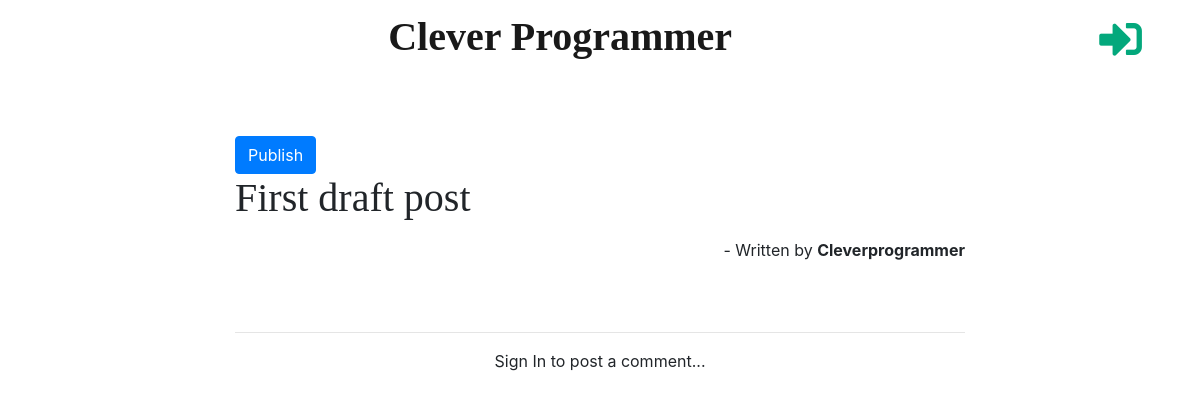
The page /post/6/ on the database as committed earlier.
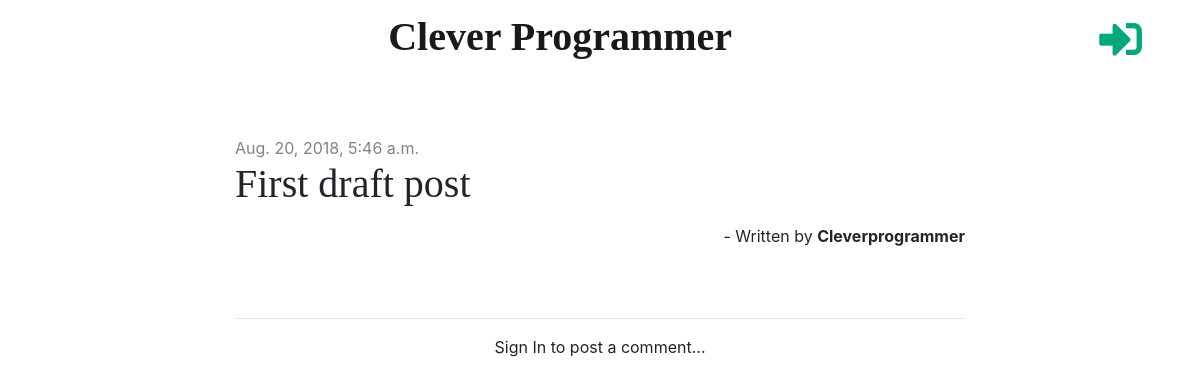
The same page on the database as committed later.
### blog/models.py (models this page shows, shortened)
class Post(models.Model):
    author = models.ForeignKey('auth.User', on_delete=models.CASCADE)
    title = models.CharField(max_length=200)
    text = models.TextField()
    created_date = models.DateTimeField(default=timezone.now)
    published_date = models.DateTimeField(blank=True, null=True)

### blog/views.py (the view)
# urls.py: path('post/<int:pk>/', views.post_detail, name='post_detail'),
def post_detail(request, pk):
    post = get_object_or_404(Post, pk=pk)
    form = CommentForm()
    stuff_for_frontend = {'post': post, 'form':form}
    return render(request, 'blog/post_detail.html', stuff_for_frontend)

### blog/templatetags/markdownify.py (called while the page is built)
@register.filter
def markdown(value):
    renderer = HighlightRenderer()
    markdown = mistune.Markdown(renderer=renderer)
    return markdown(value)

### blog/templates/blog/post_detail.html (shortened to what this page needs)
{% extends 'blog/base.html' %}
{% load markdownify %}
{% block content %}
    <div class="post">
        {% if post.published_date %}
            <div class="date">
                {{ post.published_date }}
            </div>
        {% else %}
            <a href="{% url 'post_publish' pk=post.pk %}" class="btn btn-primary">Publish</a>
        {% endif %}
        <h1>{{ post.title }}</h1>
		<p class="text-right">- Written by <strong>{{ post.author | title }}</strong></p>
    </div>
    <hr>
	{% if user.is_authenticated %}
		<div class="row bg-light py-3 mx-auto mb-3">
			<div class='col-md-12'>
				<form action="{% url 'add_comment_to_post' pk=post.pk %}" class="post-form-blog" method="post">
					{% csrf_token %}
					{{ form.as_p }}
					<small><strong>- You can use markdown in comments too...</strong></small> <button type="submit" class="btn btn-primary" onclick="focusOn()">Post</button>
				</form>
			</div>
		</div>
		{% else %}
			<p class="text-center">Sign In to post a comment...</p>
        {% endif %}
{% endblock %}

### blog/templates/blog/base.html (shortened to what this page needs)
{% load staticfiles %}
<!DOCTYPE html>
<html lang="en">
<head>
    <link rel="stylesheet" href="https://stackpath.bootstrapcdn.com/bootstrap/4.1.3/css/bootstrap.min.css">
    <link rel="stylesheet" href="{% static 'css/blog.css' %}">
    <link rel="stylesheet" href="https://use.fontawesome.com/releases/v5.2.0/css/all.css"
>
    <link rel="stylesheet" href="{% static 'css/zenburn.css' %}">
</head>
<body>
<nav class="navbar navbar-expand-md navbar-light navbar-brand-center">
	<div class="container">
	<div class="navbar-header">
		<a href="{% url 'post_list' %}" class='navbar-brand'><h1><strong>Clever Programmer</strong></h1></a>
		{% if user.is_authenticated %}
		<p class="top-menu-hello">Hello, {{ user.username }}</p>
		</div>
		<div class="collapse navbar-collapse" id="navbarText">
			<ul class="navbar-nav ml-auto mt-2 mt-lg-0">
			  <li class="nav-item">
				<a href="{% url 'post_new' %}" class="nav-link top-menu"><i class="fas fa-plus fa-2x"></i></a>
			  </li>
			  <li class="nav-item">
				<a href="{% url 'post_draft_list' %}" class="nav-link top-menu"><i class="fab fa-firstdraft fa-2x"></i></a>
			  </li>
			  <li class="nav-item">
				<a href="{% url 'logout' %}" class="btn btn-outline-success">Log out</a>
			  </li>
			  {% else %}
			  </div>
			  <div class="collapse navbar-collapse" id="navbarText">
				<ul class="navbar-nav ml-auto mt-2 mt-lg-0">
					<li class="nav-item">
						<a href="{% url 'login' %}" class="nav-link top-menu"><i class="fas fa-sign-in-alt fa-2x"></i></a>
					</li>
			  {% endif %}
			</ul>
		</div>
	</div>
</nav>
<div class="content container">
    <div class="row py-4">
		<div class="col-0 col-sm-1 col-md-2"></div>
        <div class="col-12 col-sm-10 col-md-8">
            {% block content %}
            {% endblock %}
        </div>
    </div>
</div>
<link href="https://cdnjs.cloudflare.com/ajax/libs/summernote/0.8.9/summernote-bs4.css" rel="stylesheet">
</body>
</html>

### blog/static/css/blog.css (style rules this page uses)
.navbar-header { float: left; text-align: center; width: 100%; }
.content { margin-top:30px; }
h1, h2, h3, h4 { font-family: 'Tangerine', 'Inconsolata', 'Droid Sans', serif; }
.date { color: #828282; }
.post { margin-bottom: 70px; }
.top-menu, .top-menu:hover { color: #03a87c !important; float: right; font-size: 16pt; margin-right: 5px !important; }

Rows that differ between the two databases and show on the page:
changed Post "First draft post": published_date (not shown) → "Aug. 20, 2018, 5:46 a.m."
Other text that changed with them:
text no longer shown: "Publish"
